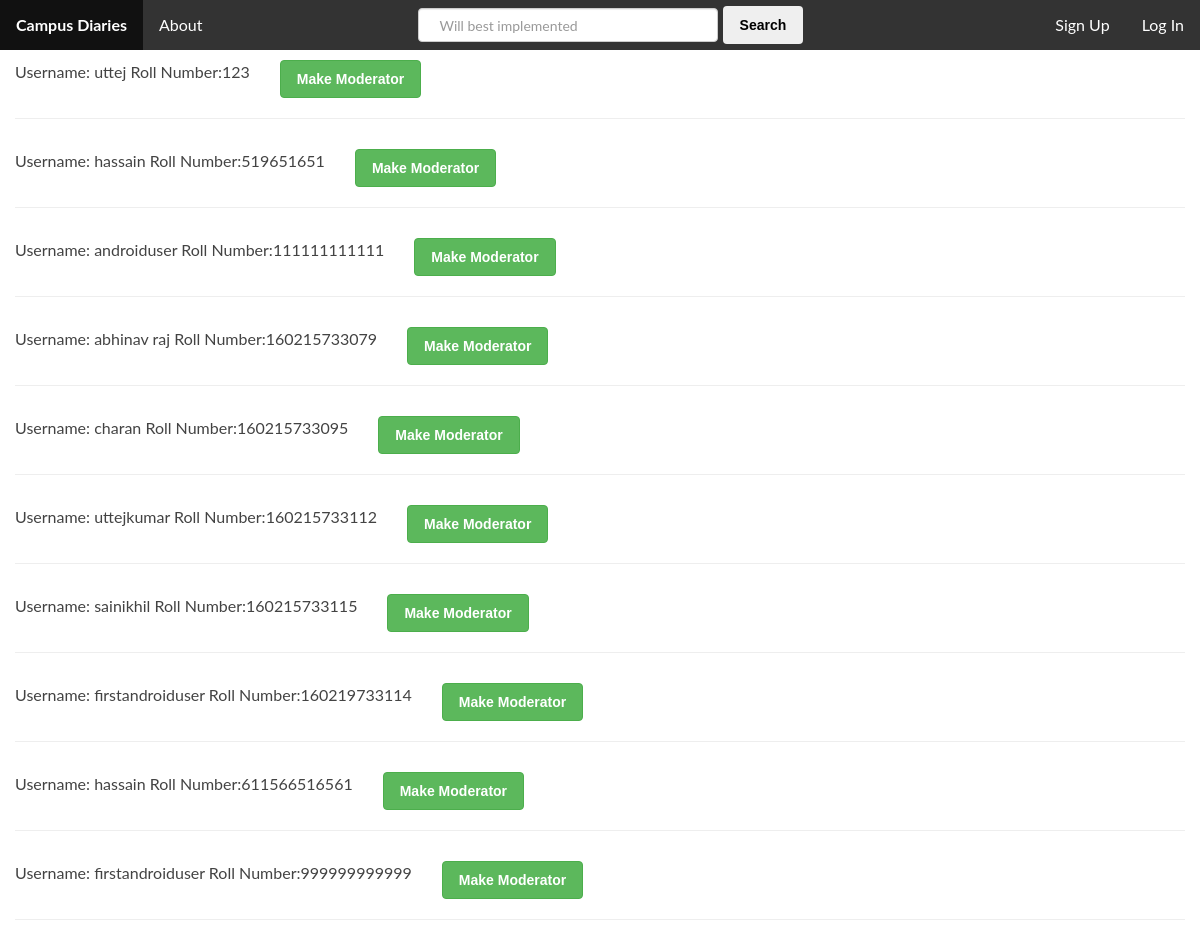
Page /makemoderator/ on the committed database.
### database_setup.py (models this page shows)
class User(Base):
    __tablename__ = 'user'
    rollnumber = Column(Integer, primary_key = True, autoincrement = False)
    uname      = Column(String(30), nullable = False)
    email      = Column(String(30), nullable = False)
    password   = Column(String(20), nullable = False)
    inclass    = Column(Integer, nullable = True)
    yearin     = Column(Integer, nullable = True)
    dob        = Column(String(11), nullable = False)
    profilepic = Column(String(500), nullable = True)
    rank       = Column(Integer, nullable = False, default = 0)

### webserver.py (the view)
@app.route('/makemoderator/', methods = ['GET'])
def makemoderator():
    if request.method == 'GET':
        allusers = dbsession.query(User).filter_by(rank = 0).all()
        return render_template('makemoderator.html', users = allusers)

### templates/makemoderator.html (shortened to what this page needs)
{% extends "header.html" %}
{% block body %}
	<div class="container">
    	{% for user in users %}
      		<div id={{user.rollnumber}} style="display: block;">
            	Username: {{user.uname}} Roll Number:{{user.rollnumber}}<button style="margin-left: 30px;margin-top: 10px" class="btn btn-success" onclick="makemod({{user.rollnumber}})">Make Moderator</button>
	            <hr class="divider">
    		</div>
      	{% endfor %}
	</div>
{% endblock %}

### templates/header.html (shortened to what this page needs)
<!DOCTYPE html>
<html>
<head>
	<link rel="stylesheet" href="{{ url_for('static', filename='css/bootstrap.min.css') }}">
    <link rel="stylesheet" href="{{ url_for('static', filename='css/styles.css') }}">
    <link rel="stylesheet" href="{{ url_for('static', filename='css/poststyles.css') }}">
</head>
<body>
<ul id="men">
  	<li style="margin-left: 0px;" class="active"><a href="{{url_for('mainpage')}}"><b>Campus Diaries</b></a></li>
  	<li ><a href="index.html">About</a></li>
    {% if session.logged_in %}
	<li style="float: right;"><a href="{{url_for('logout')}}">Logout</a></li>
    {% if session.rank == 1 %}
    <li style="float: right;"><a href="{{url_for('moderate')}}">Moderate</a></li>
    {% endif %}
    {% if session.rank == 2 %}
    <li style="float: right;"><a href="{{url_for('makemoderator')}}">Tools</a></li>
    <li style="float: right;"><a href="{{url_for('moderate')}}">Moderate</a></li>
    {% endif %}
    <li style="float: right;"><a href="#">{{session.user_name}}</a></li>
    {% else %}
    <li style="float: right;" onclick="document.getElementById('loginid').style.display = 'block'" id="logintext">Log In</li>
    <li style="float: right;"><a href="{{url_for('registrationPage')}}">Sign Up</a></li>
    <li id="searchbox" style="float: left;" ><form class="form-inline my-2 my-lg-0">
    {% endif %}
    <input class="form-control mr-sm-2" type="text" style="width: 300px;margin-left: 200px" placeholder="Will best implemented" aria-label="Search">
    <button class="btn btn-outline-success my-2 my-sm-0" type="submit" style="color: black">  Search</button></form></li>
</ul>
<div style="width: 100%;height: 50px"></div>
{% block body %}{% endblock %}
</body>

### static/css/styles.css (style rules this page uses)
#men { list-style-type: none; margin: 0; padding: 0; overflow: hidden; background-color: #333; position: fixed; top: 0; width: 100%; z-index: 1; height: 50px; }
#searchbox { margin-right: 15px; }
#logintext,#signuptext { display: block; float: right; text-align: center; padding: 14px 16px; color: white; }
#men li { float: left; }
#men .active { background-color: #4CAF50; }
#men li a { display: block; color: white; text-align: center; padding: 14px 16px; text-decoration: none; }
#men #searchbox { float: right; margin-right: 15px; }
input[type=text], input[type=password] { width: 100%; padding: 12px 20px; margin: 8px 0; display: inline-block; border: 1px solid #ccc; box-sizing: border-box; }
body { font-size: 16px; color: black; background-color: white; }
@media (min-width: 1200px) { .container { width: 100%; } }

### static/css/poststyles.css (style rules this page uses)
body { font-family: 'Lato', arial, sans-serif; color: #434343; font-size: 16px; -webkit-font-smoothing: antialiased; -moz-osx-font-smoothing: grayscale; }
a { color: #3aaa64; -webkit-transition: all 0.4s ease-in-out; -moz-transition: all 0.4s ease-in-out; -ms-transition: all 0.4s ease-in-out; -o-transition: all 0.4s ease-in-out; text-decoration: none; }
.btn, a.btn { -webkit-transition: all 0.4s ease-in-out; -moz-transition: all 0.4s ease-in-out; -ms-transition: all 0.4s ease-in-out; -o-transition: all 0.4s ease-in-out; font-family: 'Montserrat', arial, sans-serif; padding: 8px 16px; font-weight: bold; }

### rows in the picture
User: uname "uttej", rollnumber "123"
User: uname "hassain", rollnumber "519651651"
User: uname "androiduser", rollnumber "111111111111"
User: uname "abhinav raj", rollnumber "160215733079"
User: uname "charan", rollnumber "160215733095"
User: uname "uttejkumar", rollnumber "160215733112"
User: uname "sainikhil", rollnumber "160215733115"
User: uname "firstandroiduser", rollnumber "160219733114"
User: uname "hassain", rollnumber "611566516561"
User: uname "firstandroiduser", rollnumber "999999999999"
